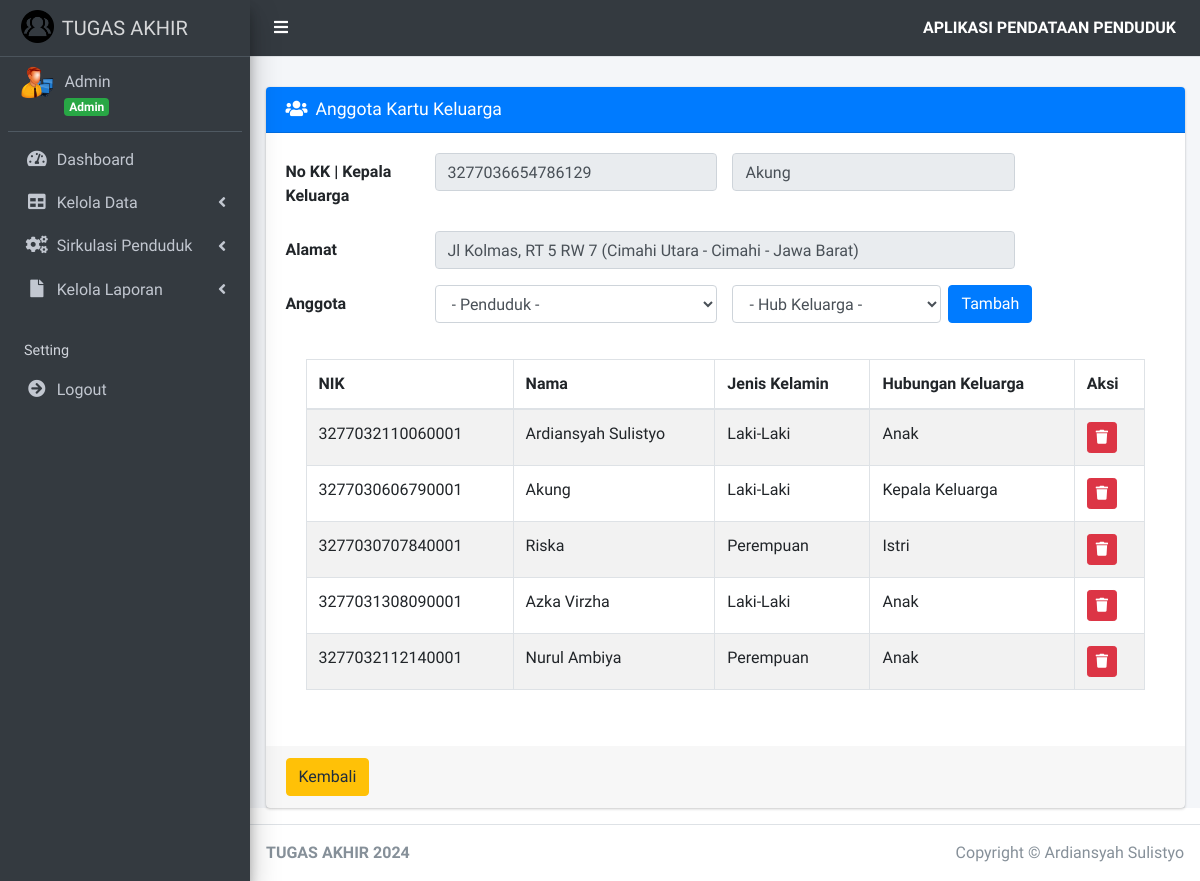
The app's page /index.php?page=anggota&id_kk=1 (signed in), older data.
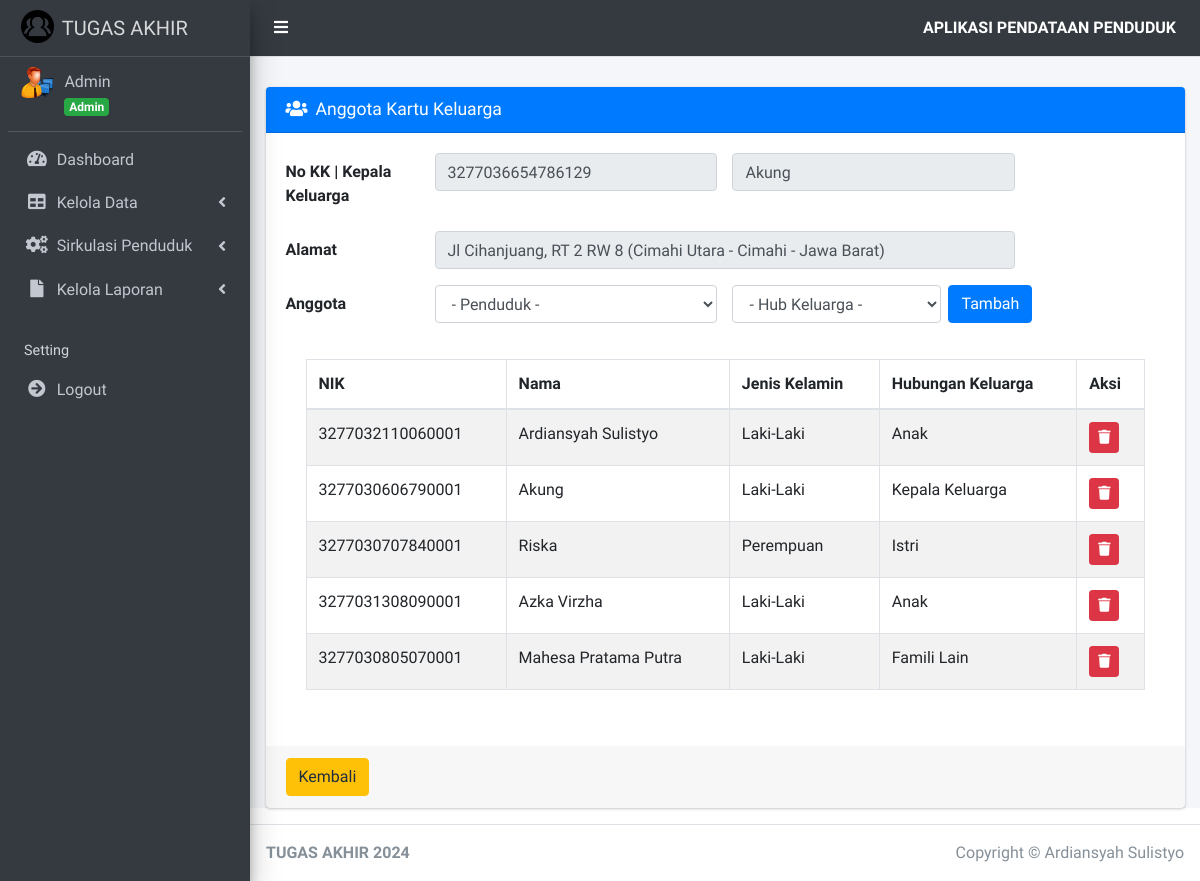
The same page, newer data.
### tables this page shows
CREATE TABLE `kk` (
  `id_kk` int(11) NOT NULL,
  `no_kk` varchar(16) NOT NULL,
  `id_penduduk` int(11) NOT NULL,
  `k_keluarga` varchar(20) NOT NULL
);

CREATE TABLE `penduduk` (
  `id_penduduk` int(11) NOT NULL,
  `id_user` int(11) NOT NULL,
  `nik_penduduk` varchar(16) NOT NULL,
  `nama_penduduk` varchar(45) NOT NULL,
  `tempat_lahir_penduduk` varchar(30) NOT NULL,
  `tanggal_lahir_penduduk` date NOT NULL,
  `jenis_kelamin_penduduk` enum('Laki-Laki','Perempuan') NOT NULL,
  `alamat_penduduk` text NOT NULL,
  `desa_kelurahan_penduduk` varchar(30) NOT NULL,
  `kecamatan_penduduk` varchar(30) NOT NULL,
  `kabupaten_kota_penduduk` varchar(30) NOT NULL,
  `provinsi_penduduk` varchar(30) NOT NULL,
  `negara_penduduk` varchar(30) NOT NULL,
  `rt_penduduk` varchar(3) NOT NULL,
  `rw_penduduk` varchar(3) NOT NULL,
  `agama_penduduk` enum('Islam','Kristen','Katolik','Hindu','Buddha','Konghucu') NOT NULL,
  `pendidikan_terakhir_penduduk` varchar(20) NOT NULL,
  `pekerjaan_penduduk` varchar(20) NOT NULL,
  `status_perkawinan_penduduk` enum('Kawin','Tidak Kawin','Belum Kawin','Cerai') NOT NULL,
  `status` enum('Ada','Meninggal') NOT NULL,
  `status_keluarga` enum('Sudah Berkeluarga','Belum Berkeluarga','','') NOT NULL
);

CREATE TABLE `anggota_keluarga` (
  `id_anggota` int(11) NOT NULL,
  `id_kk` int(11) NOT NULL,
  `id_penduduk` int(11) NOT NULL,
  `hub_keluarga` varchar(15) NOT NULL
);

### pages/kk/anggota.php (the view, shortened to what this page needs)
<?php
if (isset($_GET['id_kk'])) {
    $id_kk = $_GET['id_kk'];
    $sql_cek = "SELECT * FROM `kk` JOIN `penduduk` ON kk.id_penduduk=penduduk.id_penduduk WHERE id_kk='$id_kk'";
    $query_cek = mysqli_query($koneksi, $sql_cek);
    $data_cek = mysqli_fetch_array($query_cek, MYSQLI_BOTH);
    $karkel = $data_cek['id_kk'];
}
?>
<div class="card card-primary">
    <div class="card-header">
        <h3 class="card-title">
            <i class="fa fa-users mr-2"></i>Anggota Kartu Keluarga
        </h3>
    </div>
    <form action="" method="post" enctype="multipart/form-data">
        <div class="card-body">
            <div class="form-group row">
                <label class="col-sm-2 col-form-label">No KK | Kepala Keluarga</label>
                <div class="col-sm-4">
                    <input type="text" class="form-control" id="no_kk" name="no_kk" value="<?= $data_cek['no_kk']; ?>" disabled />
                </div>
                <div class="col-sm-4">
                    <input type="text" class="form-control" id="kepala" name="kepala" value="<?= $data_cek['k_keluarga']; ?>" disabled />
                </div>
            </div>
            <div class="form-group row">
                <label class="col-sm-2 col-form-label">Alamat</label>
                <div class="col-sm-8">
                    <input type="text" class="form-control" value="<?= $data_cek['alamat_penduduk']; ?>, RT <?= $data_cek['rt_penduduk']; ?> RW <?= $data_cek['rw_penduduk']; ?> (<?= $data_cek['kecamatan_penduduk']; ?> - <?= $data_cek['kabupaten_kota_penduduk']; ?> - <?= $data_cek['provinsi_penduduk']; ?>)" disabled />
                </div>
            </div>
            <div class="form-group row">
                <label class="col-sm-2 col-form-label">Anggota</label>
                <div class="col-sm-4">
                    <select name="id_pend" id="id_pend" class="form-control select2bs4" required>
                        <option selected="selected">- Penduduk -</option>
                    </select>
                </div>
                <div class="col-sm-3">
                    <select name="hubungan" id="hubungan" class="form-control">
                        <option>- Hub Keluarga -</option>
                    </select>
                </div>
                <input type="submit" name="Simpan" value="Tambah" class="btn btn-primary">
            </div>
            <div class="card-body">
                <div class="table-responsive">
                    <table class="table table-bordered table-striped">
                        <thead>
                            <tr>
                                <th>NIK</th>
                                <th>Nama</th>
                                <th>Jenis Kelamin</th>
                                <th>Hubungan Keluarga</th>
                                <th>Aksi</th>
                            </tr>
                        </thead>
                        <tbody>
                            <?php
                            $sql = $koneksi->query("SELECT p.nik_penduduk, p.nama_penduduk, p.jenis_kelamin_penduduk, a.hub_keluarga, a.id_anggota
			  										FROM penduduk p JOIN anggota_keluarga a ON p.id_penduduk=a.id_penduduk
													WHERE status='Ada' AND id_kk=$karkel AND status_keluarga='Sudah Berkeluarga'");
                            while ($data = $sql->fetch_assoc()) {
                            ?>
                                <tr>
                                    <td>
                                        <?= $data['nik_penduduk']; ?>
                                    </td>
                                    <td>
                                        <?= $data['nama_penduduk']; ?>
                                    </td>
                                    <td>
                                        <?= $data['jenis_kelamin_penduduk']; ?>
                                    </td>
                                    <td>
                                        <?= $data['hub_keluarga']; ?>
                                    </td>
                                    <td>
                                        <a href="?page=hapus_anggota&id_anggota=<?= $data['id_anggota']; ?>" onclick="return confirm('Apakah anda yakin hapus data ini ?')" title="Hapus" class="btn btn-danger btn-sm">
                                            <i class="fa fa-trash"></i>
                                        </a>
                                    </td>
                                </tr>
                            <?php
                            }
                            ?>
                        </tbody>
                    </table>
                </div>
            </div>
        </div>
        <div class="card-footer">
            <a href="?page=kk" title="Kembali" class="btn btn-warning">Kembali</a>
        </div>
    </form>
</div>

Row changes from the older to the newer data that the page shows:
no longer on this page (row unchanged): anggota_keluarga: id_penduduk.nik_penduduk "3277032112140001", id_penduduk.nama_penduduk "Nurul Ambiya", id_penduduk.jenis_kelamin_penduduk "Perempuan", hub_keluarga "Anak"
changed through a linked row, kk "Akung": id_penduduk.provinsi_penduduk "Jl Kolmas, RT 5 RW 7 (Cimahi Utara - Cimahi - Jawa Barat)" → "Jl Cihanjuang, RT 2 RW 8 (Cimahi Utara - Cimahi - Jawa Barat)"
added anggota_keluarga: id_penduduk.nik_penduduk "3277030805070001", id_penduduk.nama_penduduk "Mahesa Pratama Putra", id_penduduk.jenis_kelamin_penduduk "Laki-Laki", hub_keluarga "Famili Lain"
